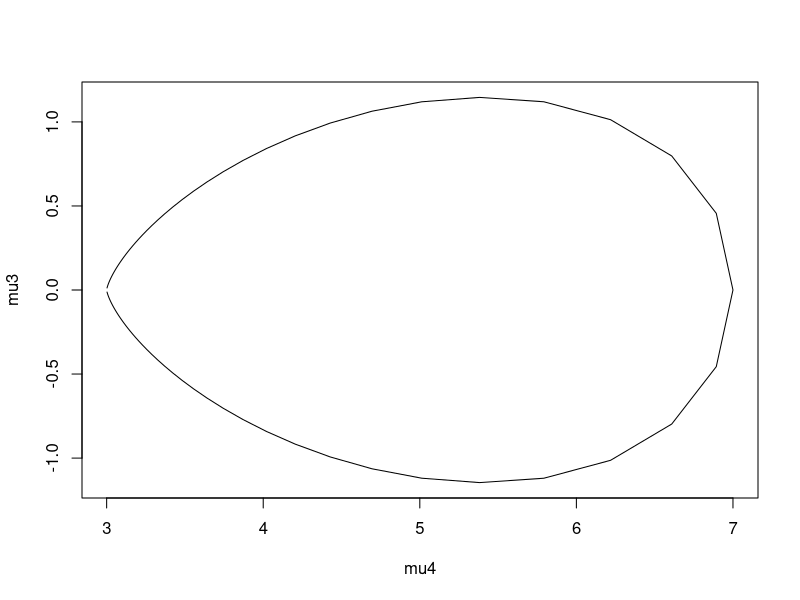

Generate this figure with R:

d_poly <- function(x) {
  2*(x^3 - 3*x)^2 - 1*(x^2 - 1)*(x^4 - 6*x^2 + 3)
}

mu3 <- function(x) {
  -12 * (x^3 - 3*x)/d_poly(x)
}

mu4 <-function(x) {
  24 * (x^2 - 1)/d_poly(x) + 3
}

regionD <- function(x) {
  dm <- cbind(x=x, mu3=mu3(x), mu4=mu4(x))
  idx <- order(dm[,'mu4'])
  dm[idx,]
}

adj_seq <- function(start, end, a=-3, length.out=100) {
  x <- seq(start^a, end^a, length.out=length.out)
  x^(1/a)
}

x <- c(seq(-10, -sqrt(3), length.out=100), seq(sqrt(3), 10, length.out=100))
plot(data=cbind(mu3=mu3(x), mu4=mu4(x)), mu3 ~ mu4, type='l')

create_uncons_regionD <- function() {
  x <- adj_seq(sqrt(3), 100)
  rd <- regionD(x)
  rd_curve <- approxfun(rd[,'mu4'], rd[,'mu3'])
  ff <- function(x, a, b) a + (b - a)/(1 + exp(-x))
  function(mu3p, mu4p) {
    mu4 <- ff(mu4p, 3, 7)
    mu3_l <- rd_curve(mu4)
    mu3_u <- -mu3_l
    mu3 <- ff(mu3p, mu3_l, mu3_u)
    c(mu3, mu4)
  }
}

uncons_regionD <- create_uncons_regionD()
